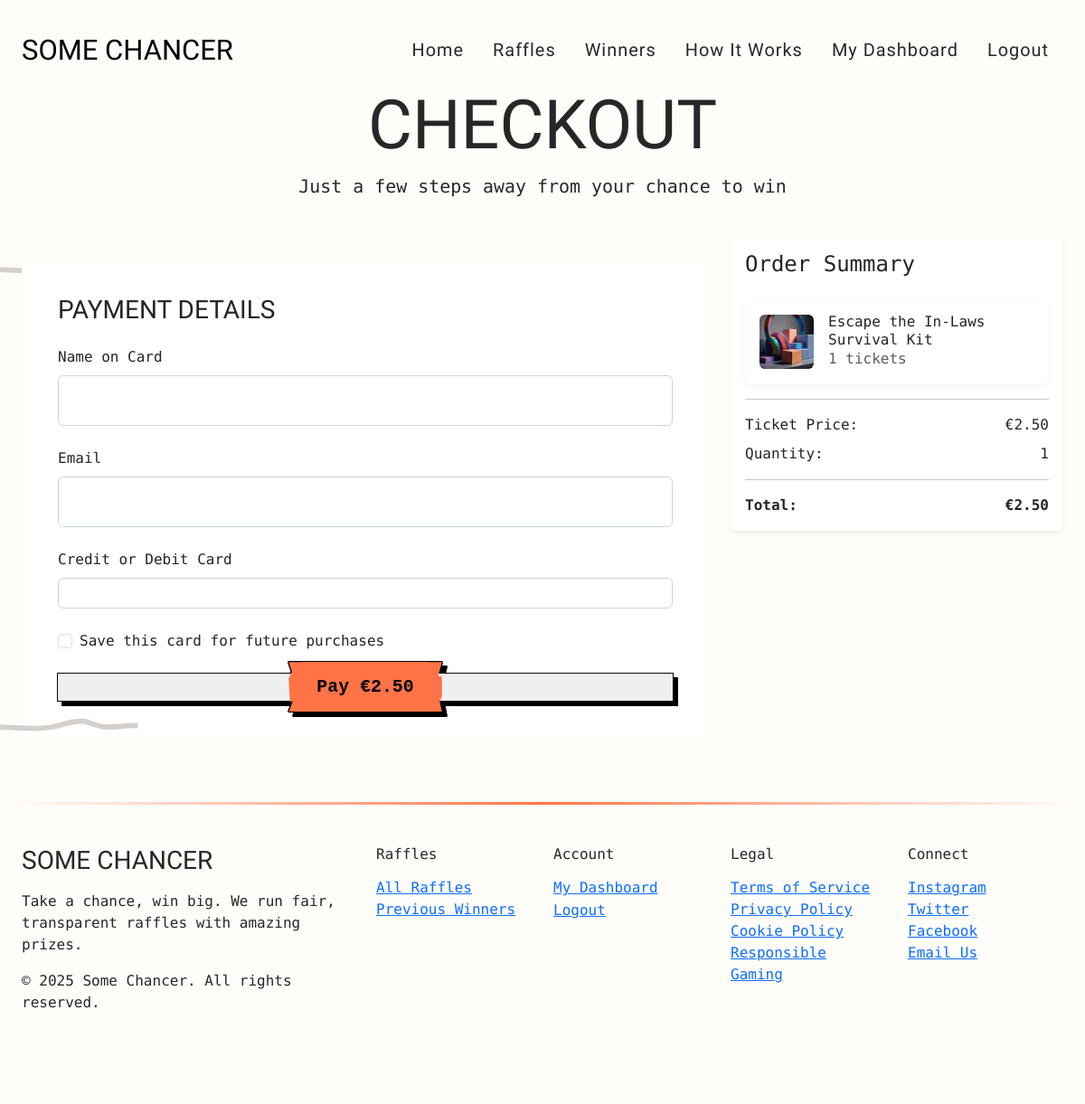
The app's page /raffle/1/checkout/ (signed in) with its own data.
### raffles/models.py (models this page shows, shortened)
class Raffle(models.Model):
    title = models.CharField(max_length=255)
    description = models.TextField()
    image = models.ImageField(upload_to='raffle_images/', blank=True, null=True)
    total_tickets = models.PositiveIntegerField()
    ticket_price = models.DecimalField(max_digits=10, decimal_places=2)
    start_date = models.DateTimeField()
    end_date = models.DateTimeField()
    is_active = models.BooleanField(default=True)
    created_at = models.DateTimeField(auto_now_add=True)
    featured = models.BooleanField(default=False)

### raffles/views.py (the view)
# urls.py: path('raffle/<int:raffle_id>/checkout/', views.checkout, name='checkout'),
@login_required
def checkout(request, raffle_id):
    raffle = get_object_or_404(Raffle, id=raffle_id)
    quantity = int(request.POST.get('quantity', 1))
    total_price = raffle.ticket_price * quantity
    return render(request, 'raffles/checkout.html', {
        'raffle': raffle,
        'quantity': quantity,
        'total_price': total_price,
        'stripe_public_key': settings.STRIPE_PUBLISHABLE_KEY,
    })

### templates/raffles/checkout.html (shortened to what this page needs)
{% extends 'base.html' %}
{% load static %}
{% block content %}
<div class="container">
    <div class="title-section">
        <h2 class="section-title">Checkout</h2>
    </div>
    <div class="subtitle-section">
        <p class="section-subtitle">Just a few steps away from your chance to win</p>
    </div>
    <div class="row">
        <div class="col-md-8">
            <div class="position-relative my-4">
                <div class="card border-0 p-4 my-4">
                    <div class="card-body">
                        <h3 class="mb-4">Payment Details</h3>
                        <form id="payment-form" method="post" action="{% url 'raffles:process_payment' raffle.id %}">
                            <div class="mb-4">
                                <label for="name" class="form-label">Name on Card</label>
                                <input type="text" id="name" class="form-control form-control-lg" required>
                            </div>
                            <div class="mb-4">
                                <label for="email" class="form-label">Email</label>
                                <input type="email" id="email" class="form-control form-control-lg" required>
                            </div>
                            <div class="mb-4">
                                <label for="card-element" class="form-label">Credit or Debit Card</label>
                                <div id="card-element" class="card-element">
                                </div>
                            </div>
                            <div class="form-check mb-4">
                                <input class="form-check-input" type="checkbox" id="save-card">
                                <label class="form-check-label" for="save-card">
                                    Save this card for future purchases
                                </label>
                            </div>
                            <div class="button-outer w-100">
                                <button type="submit" id="submit-button" class="button-middle w-100">
                                    <span class="button-inner">Pay €{{ total_price }}</span>
                                </button>
                            </div>
                        </form>
                    </div>
                </div>
            </div>
        </div>
        <div class="col-md-4">
            <div class="card border-0 shadow-sm sticky-top" style="top: 2rem;">
                <div class="card-body">
                    <h4 class="mb-4">Order Summary</h4>
                    <div class="checkout-item d-flex align-items-center">
                        <div class="me-3">
                            {% if raffle.image %}
                            <img src="{{ raffle.image.url }}" alt="{{ raffle.title }}" style="width: 60px; height: 60px; object-fit: cover;" class="rounded">
                            {% else %}
                            <div class="bg-secondary d-flex align-items-center justify-content-center rounded" style="width: 60px; height: 60px;">
                                <span class="text-white">?</span>
                            </div>
                            {% endif %}
                        </div>
                        <div>
                            <h6 class="mb-0">{{ raffle.title }}</h6>
                            <p class="mb-0 text-muted">{{ quantity }} tickets</p>
                        </div>
                    </div>
                    <hr>
                    <div class="d-flex justify-content-between mb-2">
                        <span>Ticket Price:</span>
                        <span>€{{ raffle.ticket_price }}</span>
                    </div>
                    <div class="d-flex justify-content-between mb-2">
                        <span>Quantity:</span>
                        <span>{{ quantity }}</span>
                    </div>
                    <hr>
                    <div class="d-flex justify-content-between mb-0">
                        <span class="fw-bold">Total:</span>
                        <span class="fw-bold">€{{ total_price }}</span>
                    </div>
                </div>
            </div>
        </div>
    </div>
</div>
{% endblock %}

### static/css/style.css (style rules this page uses)
* { box-sizing: border-box; }
:root { --brand-blue: #4876ff; --brand-lime: #d9f154; --brand-navy: #2e3192; --brand-orange: #ff7347; --brand-pink: #f7d0e9; --brand-purple: #692e54; --brand-gray: #fffdf9; --step--2: clamp(0.7813rem, 0.7747rem + 0.0326vw, 0.8rem); --step--1: clamp(0.9375rem, 0.9158rem + 0.1087vw, 1rem); --step-0: clamp(1.125rem, 1.0815rem + 0.2174vw, 1.25rem); --step-1: clamp(1.35rem, 1.2761rem + 0.3696vw, 1.5625rem); --step-2: clamp(1.62rem, 1.5041rem + 0.5793vw, 1.9531rem); --step-3: clamp(1.944rem, 1.771rem + 0.8651vw, 2.4414rem); --step-4: clamp(2.3328rem, 2.0827rem + 1.2504vw, 3.0518rem); --step-5: clamp(2.7994rem, 2.4462rem + 1.7658vw, 3.8147rem); --step-6: clamp(3.3592rem, 2.8691rem + 2.4507vw, 4.7684rem); }
body { font-family: "DM Mono", monospace; margin: 0; box-sizing: border-box; color: rgb(39, 39, 42); padding: 12px; background-color: var(--brand-gray); background-image: url("/static/images/bg-texture.png"); background-repeat: no-repeat; background-position: center; background-size: cover; }
h1, h2, h3 { font-family: "Bowlby One SC", cursive; text-transform: uppercase; }
.container { max-width: 1200px; margin: 0 auto; width: 100%; }
.title-section h2 { opacity: 0; font-size: var(--step-6); text-transform: uppercase; line-height: 1; text-align: center; margin-bottom: 16px; animation: slideInFromLeft 600ms linear forwards; animation-delay: 200ms; }
.subtitle-section p { opacity: 0; text-align: center; margin-bottom: 40px; font-size: var(--step-0); animation: slideInFromLeft 600ms linear forwards; animation-delay: 500ms; }
.horizontal-line, .vertical-line { stroke-width: 2; transition: opacity 0.3s ease; color: #a8a29e; opacity: .5; }
.horizontal-line { margin-left: -8rem; margin-right: -8rem; height: auto; width: calc(100% + 5rem); }
.button-outer { filter: drop-shadow(0 1px 0 #000) drop-shadow(-1px 0 0 #000) drop-shadow(1px 0 0 #000) drop-shadow(0 -1px 0 #000) drop-shadow(5px 5px 0 #000); transition: filter 0.3s ease-in-out; }
.button-middle { text-decoration: none; transition: transform 0.3s ease-in-out; cursor: pointer; position: relative; border: none; font-family: monospace; font-size: var(--step-0); font-weight: 600; padding: 0; }
.button-inner { background: linear-gradient(to bottom, var(--brand-orange) 33%, var(--brand-lime) 66%) 50% 0% / 100% 400% no-repeat; color: #000; padding: 1rem; position: relative; transition: color 0.3s ease-in-out, background-position 0.3s ease-in-out; }
.button-inner:before, .button-inner:after { content: ""; position: absolute; width: 1rem; height: 100%; top: 0; left: calc(100% - 1px); background: inherit; clip-path: polygon( 100% 0, 74% 28%, 100% 29%, 100% 70%, 84% 78%, 100% 100%, 0 100%, 0 0 ); }
.button-inner:after { left: calc(-1rem + 1px); clip-path: polygon( 23% 19%, 0 0, 100% 0, 100% 100%, 0 100%, 29% 79%, 9% 80%, 0 33% ); }
.form-control { font-family: "DM Mono", monospace; border: 1px solid #ced4da; border-radius: 0.375rem; padding: 0.75rem 1rem; transition: border-color 0.2s ease-in-out, box-shadow 0.2s ease-in-out; }

### templates/raffles/checkout.html (style rules this page uses)
.checkout-item { position: relative; background: rgba(255, 255, 255, 0.8); border-radius: 10px; padding: 1rem; margin-bottom: 1rem; box-shadow: 0 2px 8px rgba(0, 0, 0, 0.05); }
.card-element { padding: 1rem; border: 1px solid #ced4da; border-radius: 0.375rem; background-color: white; }

### records on screen
Raffle: image (picture), title "Escape the In-Laws Survival Kit", ticket_price "2.50"

### other values on screen
{{ total_price }} "2.50"
{{ quantity }} "1"
